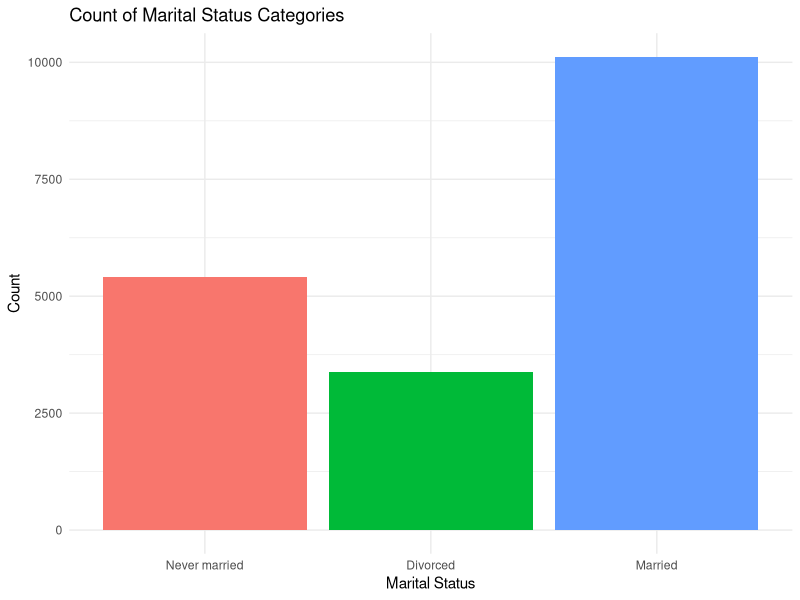

Generate this figure with R:
## ---- chunk 1
library(tidyverse)
library(patchwork)
library(forcats)
## ---- chunk 2

head(iris)
## ---- chunk 3
flowers <- iris %>% 
  mutate(size = cut(Sepal.Length,
                    breaks = 3,
                    labels = c("Small", "Medium", "Large"))) %>% 
  select(Species, size)

table(flowers)
## ---- chunk 4
flowers %>% 
  select(size) %>% 
  table() %>% 
  chisq.test()

# same as running chisq.test(table(flowers$size))
# p = 0.000000667
# The probability of the sample data providing a difference of this magnitude
# or more is < 0.05, so we reject the null hypothesis. The proportions are not equal
## ---- chunk 5
# chisq.test(flowers)

flowers %>% 
  table() %>% 
  chisq.test()

my_test <- flowers %>% 
  table() %>% 
  chisq.test()

attributes(my_test)
my_test$statistic
my_test$p.value

# p = 2.2e-16
# We can reject the null hypothesis, they are dependent
## ---- chunk 6
my_data <- gss_cat %>% 
  select(marital) %>%
  filter(marital %in% c("Married",
                         "Never married",
                         "Divorced")) %>% 
  mutate(marital = fct_drop(marital))

my_table <- table(my_data)
my_table

# Use your prepared data
my_data <- gss_cat %>% 
  select(marital) %>%
  filter(marital %in% c("Married", "Never married", "Divorced")) %>% 
  mutate(marital = fct_drop(marital))

# Create a column chart
my_data %>%
  count(marital) %>% # Count occurrences of each marital category
  ggplot(aes(x = marital, y = n, fill = marital)) +
  geom_col() +
  labs(
    title = "Count of Marital Status Categories",
    x = "Marital Status",
    y = "Count"
  ) +
  theme_minimal() +
  theme(legend.position = "none") # Remove the legend for simplicity

# H0: The proportions of Married, Never Married, and Divorced is the same in our data
# H1: The proportions are different

# Applying chi squared test to a table
chisq.test(my_table)

# Our p-value is < 0.05, we reject the null hypothesis, they are not equal.
